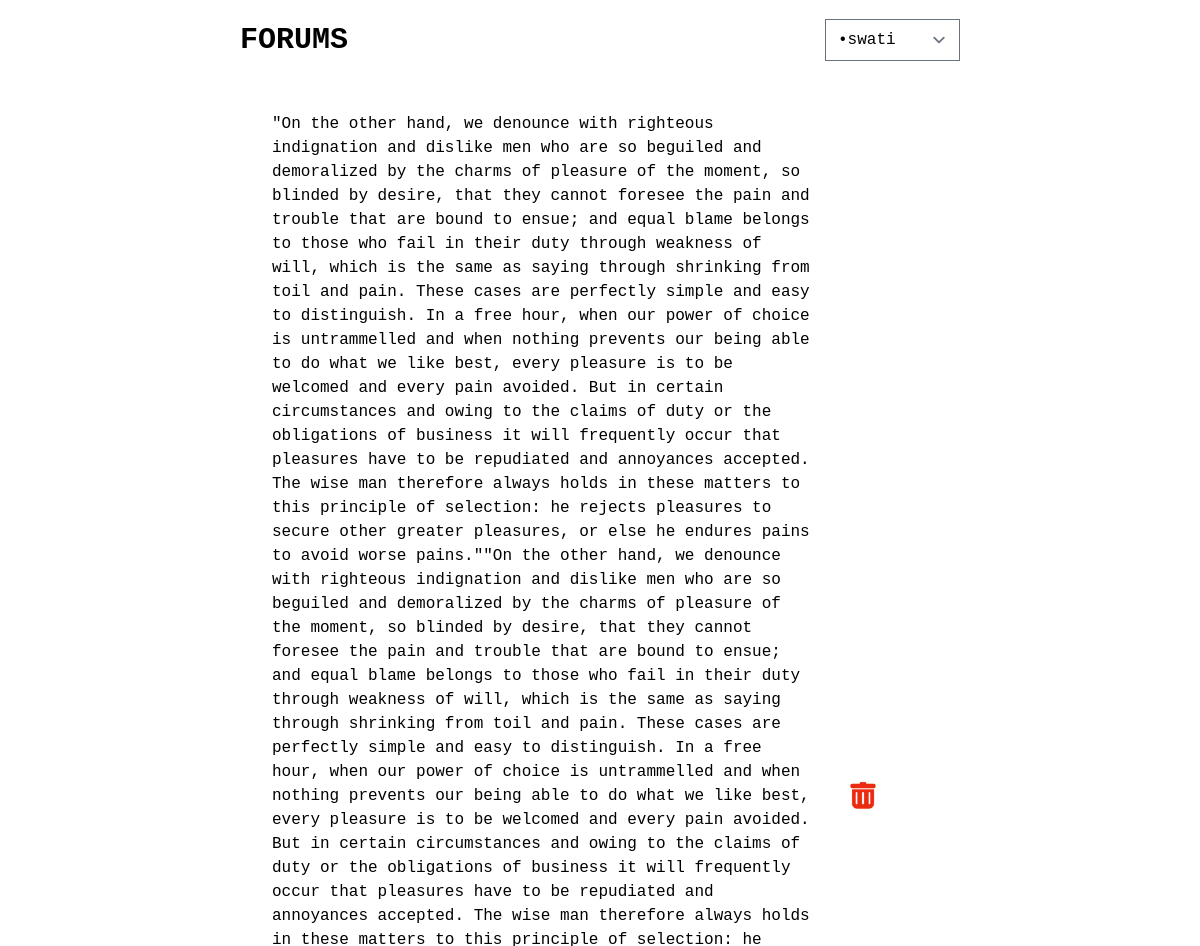
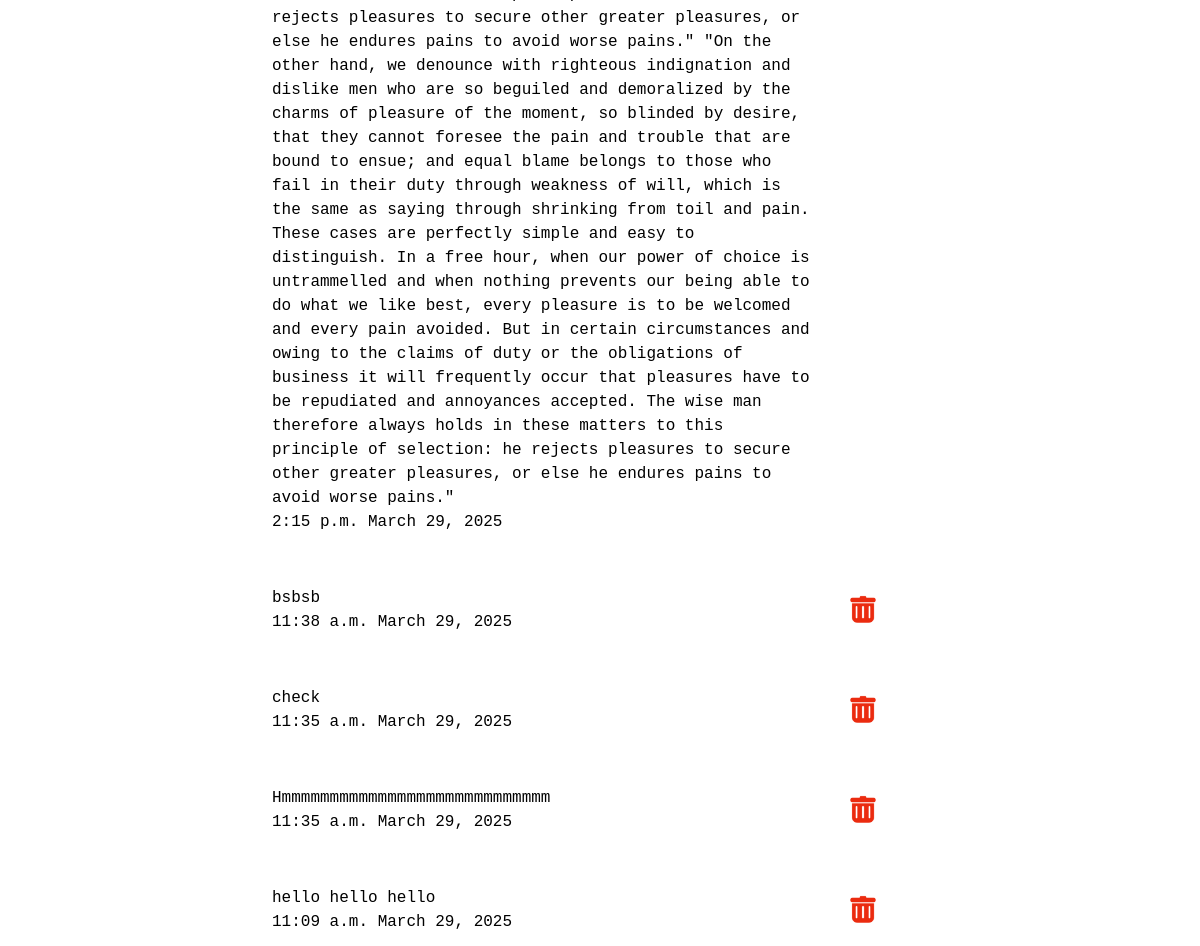
The app's page /your-posts (signed in), older data (2 pictures, top to bottom).
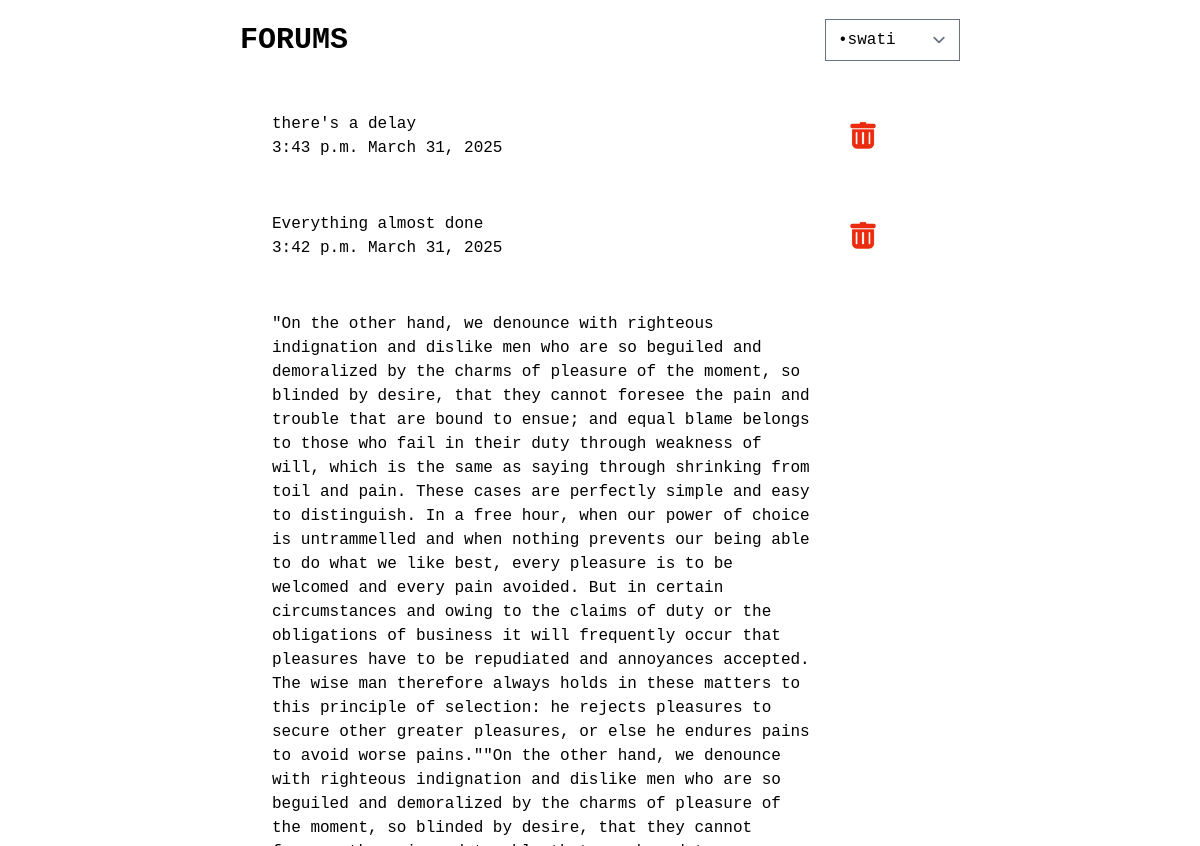
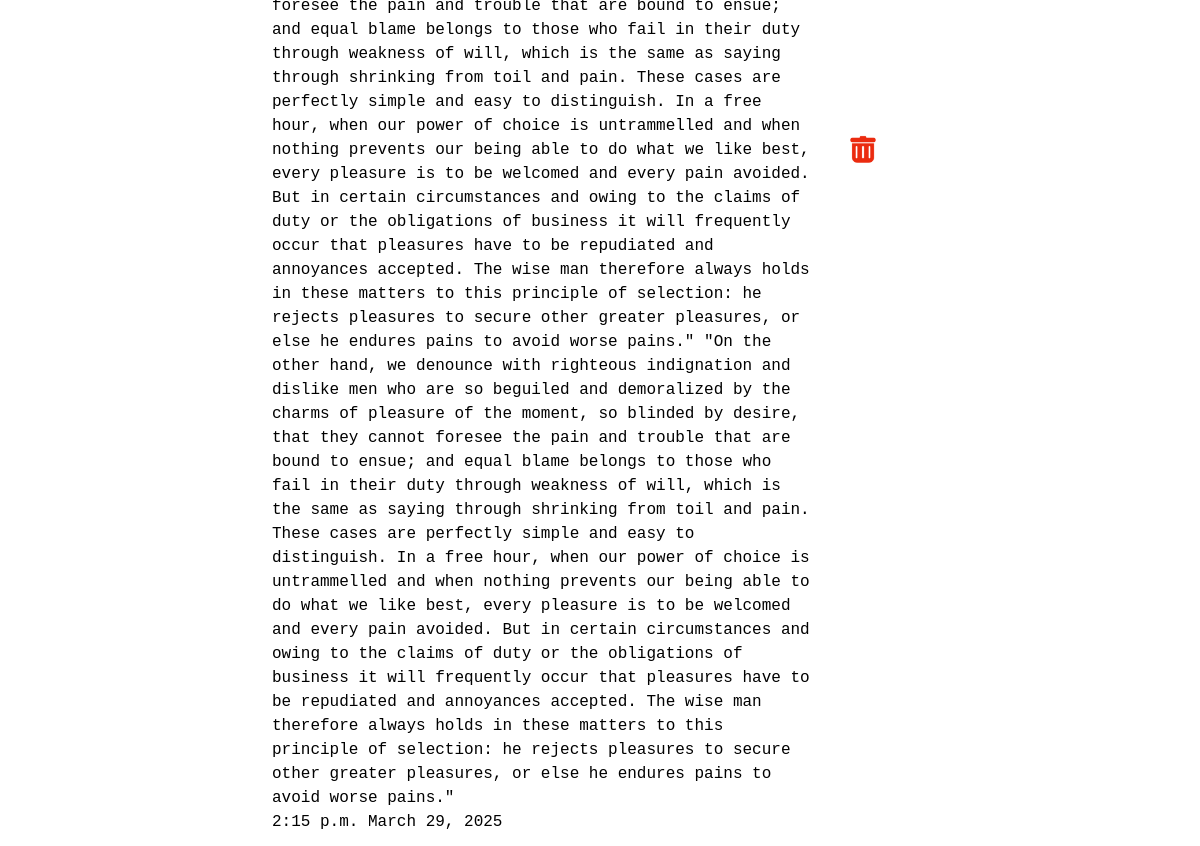
The same page, newer data (2 pictures, top to bottom).
### questAns/models.py (models this page shows, shortened)
class Question(models.Model):
    time = models.TimeField()
    date = models.DateField()
    quest = models.TextField()
    questioner = models.ForeignKey(
        'auth.User',
        on_delete = models.CASCADE,
    )

### questAns/views.py (the view)
# urls.py: path('your-posts', YourPostsView.as_view(), name="yourPosts" ),
class YourPostsView(ListView):
    model = Question
    template_name = 'profilePages/yourPosts.html'
    def get_queryset(self):
        return Question.objects.all().order_by('-id')

### templates/profilePages/yourPosts.html (shortened to what this page needs)
{% extends 'layout.html' %}
{% load static %}
{% block content %}
    <div id="container">
        {% for question in object_list %}
            {% if user == question.questioner %}
                <div class="grid grid-flow-col grid-cols-12 items-center gap-5 self-center mx-10 mb-7">
                    <a href="{% url "question_detail" question.pk %}" class="col-span-10">
                        <div class="p-3 w-md text-wrap rounded-lg ">
                            {{ question.quest}}
                            <div class="">
                                <p class="">{{ question.time }} {{ question.date }}</p>
                            </div>
                        </div>
                    </a>
                    <div class="col-span-2"><a href="{% url "delete_post" question.pk %}"><img src="{% static 'trash.png' %}" alt="delete" class="w-10 h-10"></a></div>
                </div>
            {% endif %}
        {% endfor %}
    </div>
{% endblock %}

Row changes from the older to the newer data that the page shows:
removed Question: quest "bsbsb", time "11:38 a.m.", date "March 29, 2025"
removed Question: quest "check", time "11:35 a.m.", date "March 29, 2025"
removed Question: quest "Hmmmmmmmmmmmmmmmmmmmmmmmmmmmm", time "11:35 a.m.", date "March 29, 2025"
removed Question: quest "hello hello hello", time "11:09 a.m.", date "March 29, 2025"
added Question: quest "there's a delay", time "3:43 p.m.", date "March 31, 2025"
added Question: quest "Everything almost done", time "3:42 p.m.", date "March 31, 2025"
